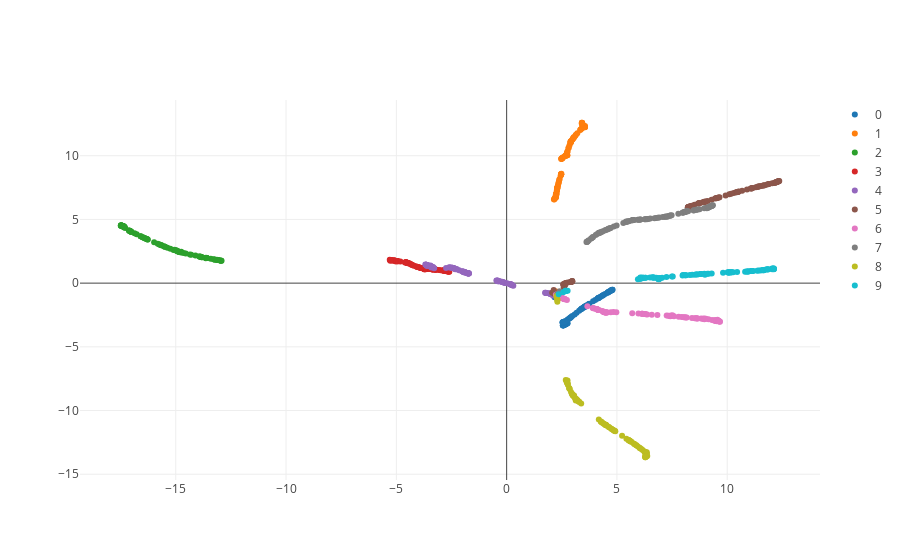

The cell this chart's notebook holds for it:
### Code cell
names = [str(s) for s in np.arange(len(x_r))]
data = [go.Scatter(x=x_r[i][:, 0], y=x_r[i][:, 1], mode='markers', name=n) for i,n in enumerate(names)]
iplot(data)
